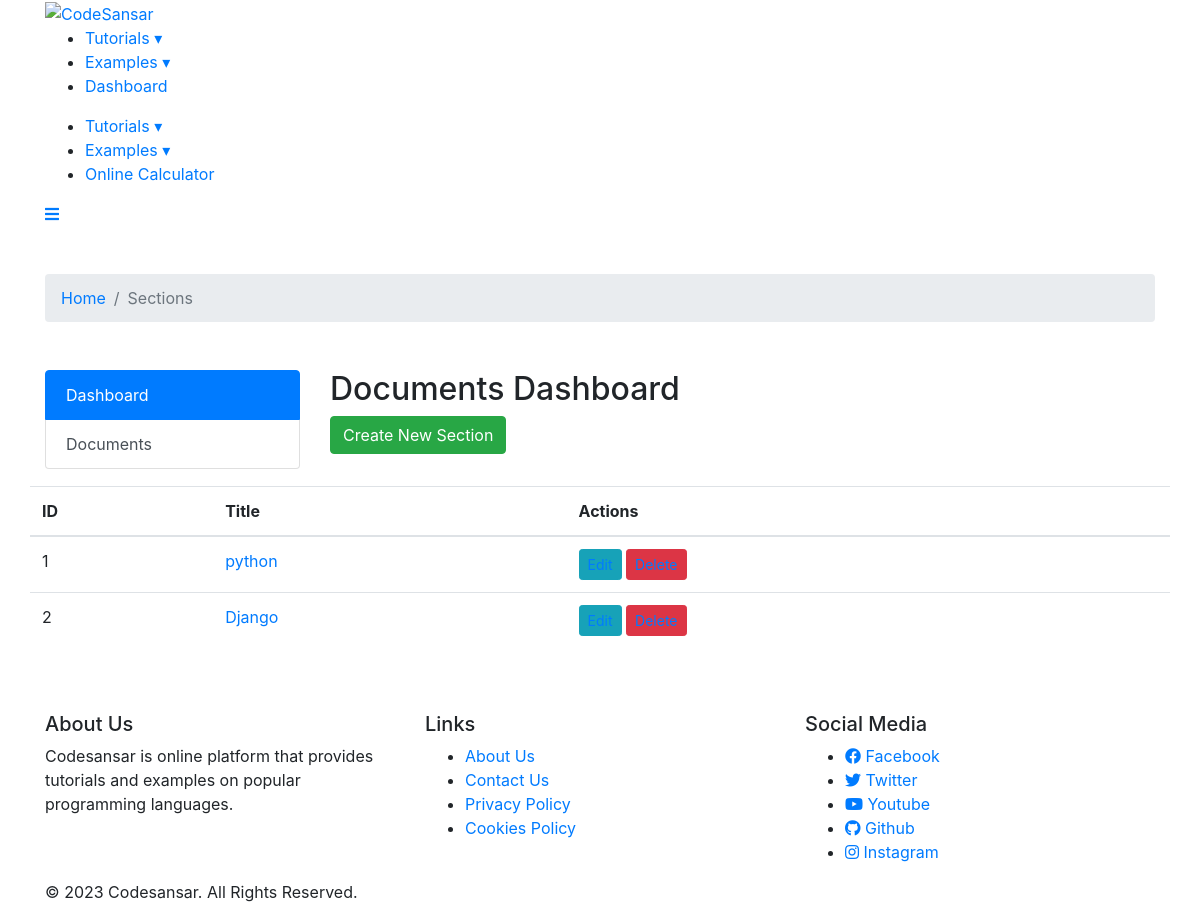
Before: /dashboard/ with the older database file.
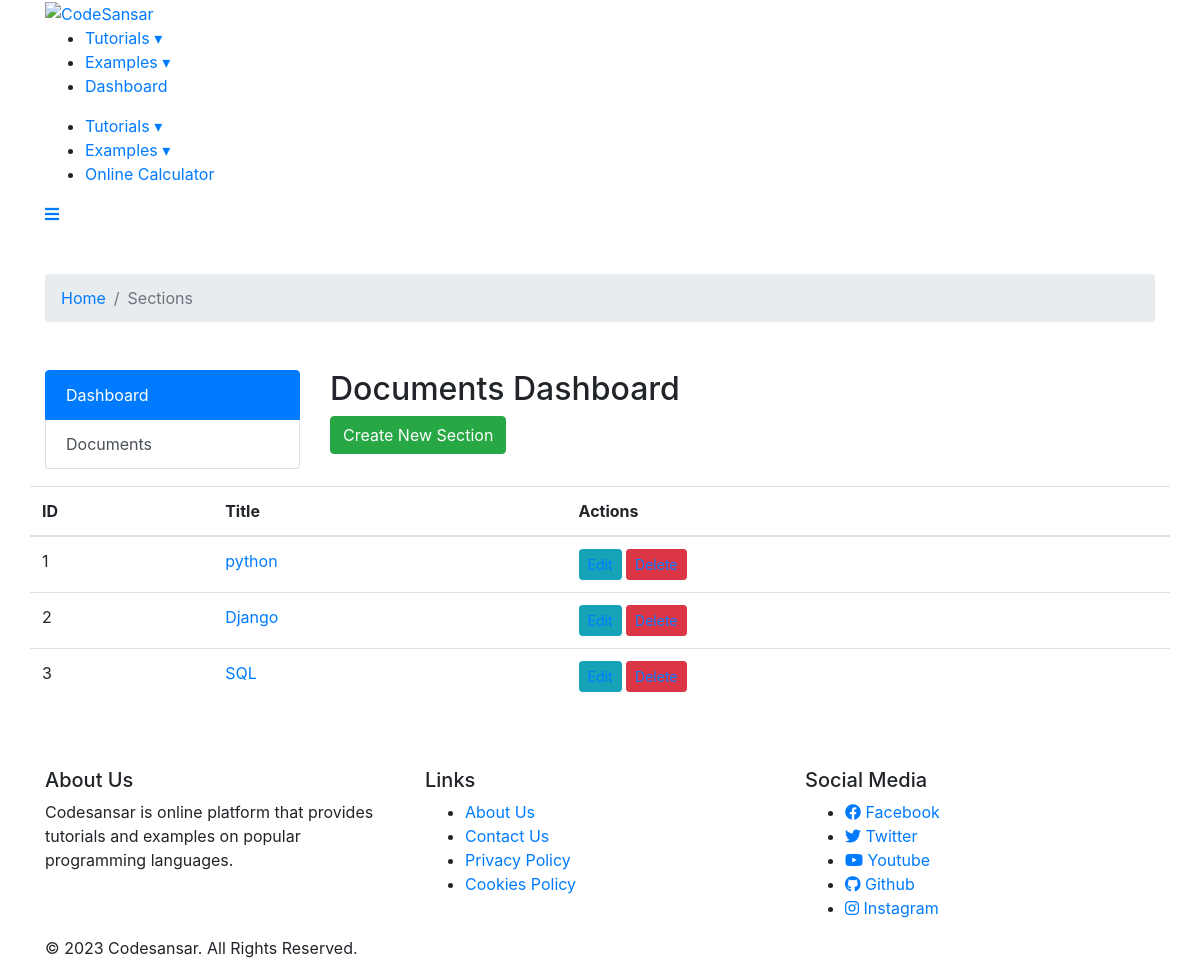
After: the same page with the newer database file.
### doc_app/models.py (models this page shows, shortened)
class Section(models.Model):
    title = models.CharField(max_length=100)
    intro = models.TextField(max_length=5000)
    author = models.ForeignKey(User, on_delete=models.SET_NULL,null=True, related_name='section_author')
    created_at = models.DateTimeField(default=timezone.now)

### doc_app/views.py (the view)
# urls.py: path('dashboard/',Dashboard , name='dashboard'),
def Dashboard(request):
    data = Section.objects.all()
    return render(request, 'dashboard.html', {'data':data})

### doc_app/templates/dashboard.html (shortened to what this page needs)
{% extends "base.html" %}
{% block content %}
    <link rel="stylesheet" href="https://stackpath.bootstrapcdn.com/bootstrap/4.5.2/css/bootstrap.min.css">
</head>
<body>
    <div class="container my-5">
    <ol class="breadcrumb my-4">
        <li class="breadcrumb-item"><a href="/">Home</a></li>
        <li class="breadcrumb-item active" aria-current="page">Sections</li>
    </ol>
</div>
<div class="container mt-4">
    <div class="row">
        <div class="col-md-3">
            <div class="list-group">
                <a href="#" class="list-group-item list-group-item-action active">Dashboard</a>
                <a href="#" class="list-group-item list-group-item-action">Documents</a>
            </div>
        </div>
        <div class="col-md-9">
            <h2>Documents Dashboard</h2>
                <a href="{% url 'create_section' %}"  class="btn btn-success mb-3">Create New Section</a>
            </div>
            <table class="table">
                <thead>
                    <tr>
                        <th>ID</th>
                        <th>Title</th>
                        <th>Actions</th>
                    </tr>
                </thead>
                <tbody>
                    {% for section in data %}
                    <tr>
                        <td>{{section.id}}</td>
                        <td> <a href="{% url 'dashboard_detail' section.id %}">{{section.title}}</a></td>
                        <td>
                            <button class="btn btn-sm btn-info" ><a href="{% url 'update_section' section.id %}">Edit</a></button>
                            <button class="btn btn-sm btn-danger"><a href="{% url 'delete_section' section.id %}">Delete</a></button>
                        </td>
                    </tr>
                    {% endfor %}
                </tbody>
            </table>
        </div>
    </div>
</body>
</html>
{% endblock content %}

Changed rows visible on the page:
added Section: id "3", title "SQL"
